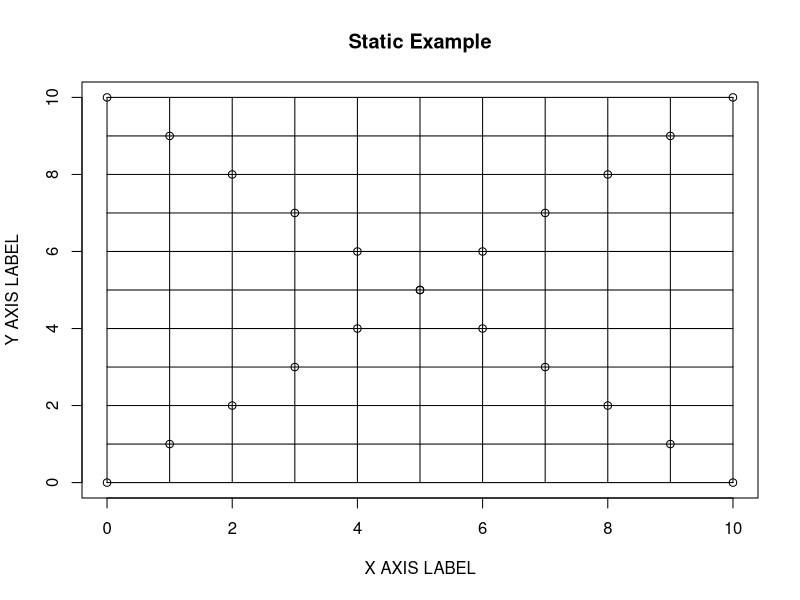

Source code (R):
## ---- chunk 1
knitr::opts_chunk$set(echo = TRUE)
## ---- chunk 2
loopvec <- 0:99

for(i in length(loopvec):96){
    if(i > 1){
    cat(loopvec[i], "bottles of beer on the wall\n", loopvec[i], "bottles of beer!\n If one of those bottles should happen to fall\n", loopvec[i]-1, "bottles of beer on the wall\n\n")
  }
    else{
    print('No more bottles of beer on the wall, no more bottles of beer. Go to the store and buy some more, 99 bottles of beer on the wall...')
  }
}
## ---- chunk 3
print_lyrics <- function(x, y){
  for (x in x:3)
   cat(x, "bottles of", y, "on the walls\n", x, "bottles of", y, "!\n If one of those bottles should happen to fall\n", (x-1), "bottles of", y, "on the wall\n\n")
  }


print_lyrics(3, 'whiskey')

## ---- chunk 4

print_lyrics1 <- function(x, y) {
  if (is.numeric(x)){
    print(print_lyrics(x, y))}
    else {
      print('ERROR - NON NUMERIC INPUT')
    }
  }


print_lyrics1('six', 'whiskey')
## ---- chunk 5
plot(1, type="n", main="Static Example", xlab="X AXIS LABEL", ylab="Y AXIS LABEL", xlim = c(0, 10), ylim = c(0, 10))

length_x <- c(0:10)
length_x1 <- 10
#horizontal
for (val in (length_x)) {
  lines(x = c(0, 10), y = c(val, val))
}
#vertical
for (i in (length_x)) {
  lines(x = c(i,i), y = c(0,10))
}

#right hand
for(i in (length_x)) {
  points(x = i, y = i)
}
#left hand
for(i in (length_x)) {
  points(x = i, y = length_x1-i)
}

